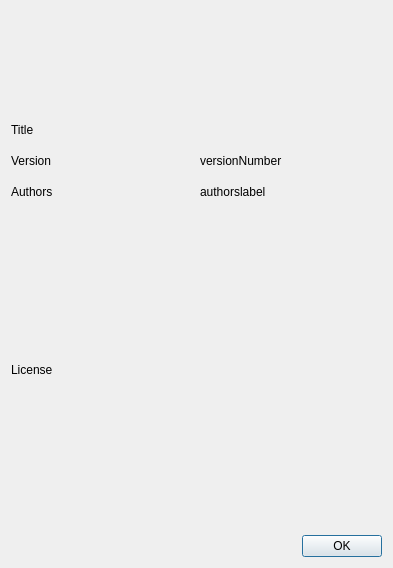
<?xml version="1.0" encoding="UTF-8"?>
<ui version="4.0">
 <class>About</class>
 <widget class="QDialog" name="About">
  <property name="geometry">
   <rect>
    <x>0</x>
    <y>0</y>
    <width>393</width>
    <height>568</height>
   </rect>
  </property>
  <property name="minimumSize">
   <size>
    <width>393</width>
    <height>568</height>
   </size>
  </property>
  <property name="maximumSize">
   <size>
    <width>393</width>
    <height>568</height>
   </size>
  </property>
  <property name="windowTitle">
   <string>Dialog</string>
  </property>
  <layout class="QGridLayout" name="gridLayout">
   <item row="1" column="0" colspan="2">
    <widget class="QLabel" name="titleLabel">
     <property name="maximumSize">
      <size>
       <width>16777215</width>
       <height>25</height>
      </size>
     </property>
     <property name="text">
      <string>Title</string>
     </property>
    </widget>
   </item>
   <item row="2" column="0">
    <widget class="QLabel" name="infoLabel2">
     <property name="maximumSize">
      <size>
       <width>16777215</width>
       <height>25</height>
      </size>
     </property>
     <property name="text">
      <string>Version</string>
     </property>
    </widget>
   </item>
   <item row="2" column="1">
    <widget class="QLabel" name="versionNumber">
     <property name="text">
      <string>versionNumber</string>
     </property>
    </widget>
   </item>
   <item row="3" column="0">
    <widget class="QLabel" name="infoLabel">
     <property name="maximumSize">
      <size>
       <width>16777215</width>
       <height>25</height>
      </size>
     </property>
     <property name="text">
      <string>Authors</string>
     </property>
    </widget>
   </item>
   <item row="3" column="1">
    <widget class="QLabel" name="authorsLabel">
     <property name="text">
      <string>authorslabel</string>
     </property>
    </widget>
   </item>
   <item row="5" column="0" colspan="2">
    <widget class="QDialogButtonBox" name="buttonBox">
     <property name="orientation">
      <enum>Qt::Horizontal</enum>
     </property>
     <property name="standardButtons">
      <set>QDialogButtonBox::Ok</set>
     </property>
    </widget>
   </item>
   <item row="0" column="0" colspan="2">
    <widget class="QLabel" name="logo">
     <property name="maximumSize">
      <size>
       <width>375</width>
       <height>100</height>
      </size>
     </property>
     <property name="text">
      <string/>
     </property>
     <property name="pixmap">
      <pixmap>helpdesk-baner.png</pixmap>
     </property>
     <property name="scaledContents">
      <bool>true</bool>
     </property>
    </widget>
   </item>
   <item row="4" column="0" colspan="2">
    <widget class="QLabel" name="licenseInfo">
     <property name="text">
      <string>License</string>
     </property>
     <property name="wordWrap">
      <bool>true</bool>
     </property>
    </widget>
   </item>
  </layout>
 </widget>
 <resources/>
 <connections>
  <connection>
   <sender>buttonBox</sender>
   <signal>accepted()</signal>
   <receiver>About</receiver>
   <slot>accept()</slot>
   <hints>
    <hint type="sourcelabel">
     <x>248</x>
     <y>254</y>
    </hint>
    <hint type="destinationlabel">
     <x>157</x>
     <y>274</y>
    </hint>
   </hints>
  </connection>
  <connection>
   <sender>buttonBox</sender>
   <signal>rejected()</signal>
   <receiver>About</receiver>
   <slot>reject()</slot>
   <hints>
    <hint type="sourcelabel">
     <x>316</x>
     <y>260</y>
    </hint>
    <hint type="destinationlabel">
     <x>286</x>
     <y>274</y>
    </hint>
   </hints>
  </connection>
 </connections>
</ui>
